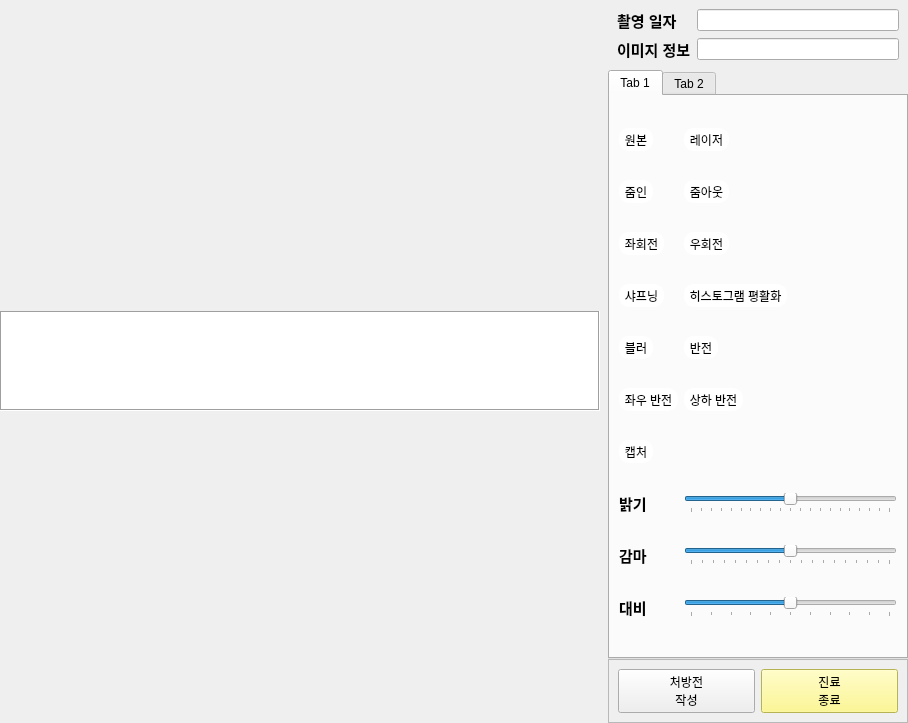
<?xml version="1.0" encoding="UTF-8"?>
<ui version="4.0">
 <class>ImageAlbum</class>
 <widget class="QWidget" name="ImageAlbum">
  <property name="geometry">
   <rect>
    <x>0</x>
    <y>0</y>
    <width>869</width>
    <height>614</height>
   </rect>
  </property>
  <property name="cursor">
   <cursorShape>ArrowCursor</cursorShape>
  </property>
  <layout class="QGridLayout" name="gridLayout_2">
   <property name="leftMargin">
    <number>0</number>
   </property>
   <property name="topMargin">
    <number>0</number>
   </property>
   <property name="rightMargin">
    <number>0</number>
   </property>
   <property name="bottomMargin">
    <number>0</number>
   </property>
   <property name="horizontalSpacing">
    <number>8</number>
   </property>
   <property name="verticalSpacing">
    <number>0</number>
   </property>
   <item row="0" column="0">
    <layout class="QVBoxLayout" name="verticalLayout_2">
     <property name="spacing">
      <number>8</number>
     </property>
     <item>
      <layout class="QGridLayout" name="gridLayout"/>
     </item>
     <item>
      <widget class="QListWidget" name="listWidget">
       <property name="sizePolicy">
        <sizepolicy hsizetype="Preferred" vsizetype="Preferred">
         <horstretch>0</horstretch>
         <verstretch>0</verstretch>
        </sizepolicy>
       </property>
       <property name="minimumSize">
        <size>
         <width>600</width>
         <height>100</height>
        </size>
       </property>
       <property name="maximumSize">
        <size>
         <width>16777215</width>
         <height>100</height>
        </size>
       </property>
       <property name="baseSize">
        <size>
         <width>600</width>
         <height>80</height>
        </size>
       </property>
       <property name="frameShape">
        <enum>QFrame::Box</enum>
       </property>
       <property name="verticalScrollBarPolicy">
        <enum>Qt::ScrollBarAsNeeded</enum>
       </property>
       <property name="horizontalScrollBarPolicy">
        <enum>Qt::ScrollBarAlwaysOff</enum>
       </property>
       <property name="iconSize">
        <size>
         <width>120</width>
         <height>80</height>
        </size>
       </property>
       <property name="movement">
        <enum>QListView::Static</enum>
       </property>
       <property name="flow">
        <enum>QListView::LeftToRight</enum>
       </property>
       <property name="resizeMode">
        <enum>QListView::Adjust</enum>
       </property>
       <property name="viewMode">
        <enum>QListView::IconMode</enum>
       </property>
      </widget>
     </item>
    </layout>
   </item>
   <item row="0" column="1">
    <layout class="QVBoxLayout" name="verticalLayout">
     <item>
      <widget class="QFrame" name="frame">
       <property name="maximumSize">
        <size>
         <width>300</width>
         <height>16777215</height>
        </size>
       </property>
       <property name="frameShape">
        <enum>QFrame::NoFrame</enum>
       </property>
       <property name="frameShadow">
        <enum>QFrame::Raised</enum>
       </property>
       <layout class="QGridLayout" name="gridLayout_10">
        <item row="0" column="0">
         <widget class="QLabel" name="label_4">
          <property name="font">
           <font>
            <pointsize>11</pointsize>
            <bold>true</bold>
           </font>
          </property>
          <property name="text">
           <string>촬영 일자</string>
          </property>
          <property name="buddy">
           <cstring>PhotoDate</cstring>
          </property>
         </widget>
        </item>
        <item row="0" column="1">
         <widget class="QLineEdit" name="PhotoDate"/>
        </item>
        <item row="1" column="0">
         <widget class="QLabel" name="label_7">
          <property name="font">
           <font>
            <pointsize>11</pointsize>
            <bold>true</bold>
           </font>
          </property>
          <property name="text">
           <string>이미지 정보</string>
          </property>
          <property name="buddy">
           <cstring>ImageInfo</cstring>
          </property>
         </widget>
        </item>
        <item row="1" column="1">
         <widget class="QLineEdit" name="ImageInfo"/>
        </item>
       </layout>
      </widget>
     </item>
     <item>
      <widget class="QTabWidget" name="tabWidget">
       <property name="sizePolicy">
        <sizepolicy hsizetype="Preferred" vsizetype="Preferred">
         <horstretch>0</horstretch>
         <verstretch>0</verstretch>
        </sizepolicy>
       </property>
       <property name="maximumSize">
        <size>
         <width>300</width>
         <height>16777215</height>
        </size>
       </property>
       <property name="styleSheet">
        <string notr="true"/>
       </property>
       <property name="tabShape">
        <enum>QTabWidget::Rounded</enum>
       </property>
       <property name="currentIndex">
        <number>0</number>
       </property>
       <property name="documentMode">
        <bool>false</bool>
       </property>
       <property name="tabsClosable">
        <bool>false</bool>
       </property>
       <property name="movable">
        <bool>false</bool>
       </property>
       <property name="tabBarAutoHide">
        <bool>false</bool>
       </property>
       <widget class="QWidget" name="tab">
        <attribute name="title">
         <string>Tab 1</string>
        </attribute>
        <layout class="QGridLayout" name="gridLayout_11">
         <item row="4" column="0">
          <widget class="QToolButton" name="Blur">
           <property name="styleSheet">
            <string notr="true">background-color: rgb(255, 255, 255);
border-radius:10px;
border: 1px solid white;</string>
           </property>
           <property name="text">
            <string>블러</string>
           </property>
           <property name="iconSize">
            <size>
             <width>30</width>
             <height>30</height>
            </size>
           </property>
          </widget>
         </item>
         <item row="4" column="1">
          <widget class="QToolButton" name="Reverse">
           <property name="styleSheet">
            <string notr="true">background-color: rgb(255, 255, 255);
border-radius:10px;
border: 1px solid white;</string>
           </property>
           <property name="text">
            <string>반전</string>
           </property>
           <property name="iconSize">
            <size>
             <width>30</width>
             <height>30</height>
            </size>
           </property>
          </widget>
         </item>
         <item row="7" column="1">
          <widget class="QSlider" name="Brightness">
           <property name="minimum">
            <number>-50</number>
           </property>
           <property name="maximum">
            <number>50</number>
           </property>
           <property name="orientation">
            <enum>Qt::Horizontal</enum>
           </property>
           <property name="tickPosition">
            <enum>QSlider::TicksBelow</enum>
           </property>
           <property name="tickInterval">
            <number>5</number>
           </property>
          </widget>
         </item>
         <item row="7" column="0">
          <widget class="QLabel" name="label">
           <property name="font">
            <font>
             <pointsize>11</pointsize>
             <bold>true</bold>
            </font>
           </property>
           <property name="text">
            <string>밝기</string>
           </property>
           <property name="buddy">
            <cstring>Brightness</cstring>
           </property>
          </widget>
         </item>
         <item row="0" column="1">
          <widget class="QToolButton" name="Laser">
           <property name="styleSheet">
            <string notr="true">background-color: rgb(255, 255, 255);
border-radius:10px;
border: 1px solid white;</string>
           </property>
           <property name="text">
            <string>레이저</string>
           </property>
           <property name="iconSize">
            <size>
             <width>30</width>
             <height>30</height>
            </size>
           </property>
          </widget>
         </item>
         <item row="5" column="0">
          <widget class="QToolButton" name="VReverse">
           <property name="styleSheet">
            <string notr="true">background-color: rgb(255, 255, 255);
border-radius:10px;
border: 1px solid white;</string>
           </property>
           <property name="text">
            <string>좌우 반전</string>
           </property>
           <property name="iconSize">
            <size>
             <width>30</width>
             <height>30</height>
            </size>
           </property>
          </widget>
         </item>
         <item row="2" column="1">
          <widget class="QToolButton" name="RightRotate">
           <property name="styleSheet">
            <string notr="true">background-color: rgb(255, 255, 255);
border-radius:10px;
border: 1px solid white;</string>
           </property>
           <property name="text">
            <string>우회전</string>
           </property>
           <property name="iconSize">
            <size>
             <width>30</width>
             <height>30</height>
            </size>
           </property>
          </widget>
         </item>
         <item row="8" column="1">
          <widget class="QSlider" name="Gamma">
           <property name="minimum">
            <number>1</number>
           </property>
           <property name="maximum">
            <number>19</number>
           </property>
           <property name="value">
            <number>10</number>
           </property>
           <property name="orientation">
            <enum>Qt::Horizontal</enum>
           </property>
           <property name="tickPosition">
            <enum>QSlider::TicksBelow</enum>
           </property>
           <property name="tickInterval">
            <number>1</number>
           </property>
          </widget>
         </item>
         <item row="6" column="0">
          <widget class="QToolButton" name="Capture">
           <property name="styleSheet">
            <string notr="true">background-color: rgb(255, 255, 255);
border-radius:10px;
border: 1px solid white;</string>
           </property>
           <property name="text">
            <string>캡처</string>
           </property>
           <property name="iconSize">
            <size>
             <width>30</width>
             <height>30</height>
            </size>
           </property>
          </widget>
         </item>
         <item row="2" column="0">
          <widget class="QToolButton" name="LeftRotate">
           <property name="styleSheet">
            <string notr="true">background-color: rgb(255, 255, 255);
border-radius:10px;
border: 1px solid white;</string>
           </property>
           <property name="text">
            <string>좌회전</string>
           </property>
           <property name="iconSize">
            <size>
             <width>30</width>
             <height>30</height>
            </size>
           </property>
          </widget>
         </item>
         <item row="3" column="1">
          <widget class="QToolButton" name="HistEqual">
           <property name="styleSheet">
            <string notr="true">background-color: rgb(255, 255, 255);
border-radius:10px;
border: 1px solid white;</string>
           </property>
           <property name="text">
            <string>히스토그램 평활화</string>
           </property>
           <property name="iconSize">
            <size>
             <width>30</width>
             <height>30</height>
            </size>
           </property>
          </widget>
         </item>
         <item row="9" column="0">
          <widget class="QLabel" name="label_2">
           <property name="font">
            <font>
             <pointsize>11</pointsize>
             <bold>true</bold>
            </font>
           </property>
           <property name="text">
            <string>대비</string>
           </property>
           <property name="buddy">
            <cstring>Contrast</cstring>
           </property>
          </widget>
         </item>
         <item row="5" column="1">
          <widget class="QToolButton" name="HReverse">
           <property name="styleSheet">
            <string notr="true">background-color: rgb(255, 255, 255);
border-radius:10px;
border: 1px solid white;</string>
           </property>
           <property name="text">
            <string>상하 반전</string>
           </property>
           <property name="iconSize">
            <size>
             <width>30</width>
             <height>30</height>
            </size>
           </property>
          </widget>
         </item>
         <item row="9" column="1">
          <widget class="QSlider" name="Contrast">
           <property name="minimum">
            <number>5</number>
           </property>
           <property name="maximum">
            <number>15</number>
           </property>
           <property name="value">
            <number>10</number>
           </property>
           <property name="orientation">
            <enum>Qt::Horizontal</enum>
           </property>
           <property name="tickPosition">
            <enum>QSlider::TicksBelow</enum>
           </property>
           <property name="tickInterval">
            <number>1</number>
           </property>
          </widget>
         </item>
         <item row="3" column="0">
          <widget class="QToolButton" name="Sharpening">
           <property name="styleSheet">
            <string notr="true">background-color: rgb(255, 255, 255);
border-radius:10px;
border: 1px solid white;</string>
           </property>
           <property name="text">
            <string>샤프닝</string>
           </property>
           <property name="iconSize">
            <size>
             <width>30</width>
             <height>30</height>
            </size>
           </property>
          </widget>
         </item>
         <item row="8" column="0">
          <widget class="QLabel" name="label_6">
           <property name="font">
            <font>
             <pointsize>11</pointsize>
             <bold>true</bold>
            </font>
           </property>
           <property name="text">
            <string>감마</string>
           </property>
          </widget>
         </item>
         <item row="0" column="0">
          <widget class="QToolButton" name="OrigImage">
           <property name="styleSheet">
            <string notr="true">background-color: rgb(255, 255, 255);
border-radius:10px;
border: 1px solid white;</string>
           </property>
           <property name="text">
            <string>원본</string>
           </property>
           <property name="iconSize">
            <size>
             <width>30</width>
             <height>30</height>
            </size>
           </property>
          </widget>
         </item>
         <item row="1" column="1">
          <widget class="QToolButton" name="ZoomOut">
           <property name="styleSheet">
            <string notr="true">background-color: rgb(255, 255, 255);
border-radius:10px;
border: 1px solid white;</string>
           </property>
           <property name="text">
            <string>줌아웃</string>
           </property>
           <property name="iconSize">
            <size>
             <width>30</width>
             <height>30</height>
            </size>
           </property>
          </widget>
         </item>
         <item row="1" column="0">
          <widget class="QToolButton" name="ZoomIn">
           <property name="styleSheet">
            <string notr="true">background-color: rgb(255, 255, 255);
border-radius:10px;
border: 1px solid white;</string>
           </property>
           <property name="text">
            <string>줌인</string>
           </property>
           <property name="iconSize">
            <size>
             <width>30</width>
             <height>30</height>
            </size>
           </property>
          </widget>
         </item>
        </layout>
       </widget>
       <widget class="QWidget" name="tab_2">
        <attribute name="title">
         <string>Tab 2</string>
        </attribute>
        <layout class="QGridLayout" name="gridLayout_5">
         <item row="4" column="0">
          <widget class="QGroupBox" name="groupBox_2">
           <property name="font">
            <font>
             <pointsize>11</pointsize>
             <bold>true</bold>
            </font>
           </property>
           <property name="title">
            <string>길이</string>
           </property>
           <layout class="QGridLayout" name="gridLayout_3">
            <item row="0" column="1" rowspan="2">
             <widget class="QToolButton" name="LengthMeasurement">
              <property name="styleSheet">
               <string notr="true">background-color: rgb(255, 255, 255);
border-radius:10px;
border: 1px solid white;


</string>
              </property>
              <property name="text">
               <string>측정</string>
              </property>
             </widget>
            </item>
            <item row="1" column="0">
             <widget class="QRadioButton" name="Pano">
              <property name="text">
               <string>Pano</string>
              </property>
             </widget>
            </item>
            <item row="2" column="0" colspan="2">
             <widget class="QLineEdit" name="LengthResult"/>
            </item>
            <item row="0" column="0">
             <widget class="QRadioButton" name="Ceph">
              <property name="text">
               <string>Ceph</string>
              </property>
             </widget>
            </item>
           </layout>
          </widget>
         </item>
         <item row="3" column="0">
          <widget class="QGroupBox" name="groupBox_3">
           <property name="maximumSize">
            <size>
             <width>16777215</width>
             <height>80</height>
            </size>
           </property>
           <property name="font">
            <font>
             <pointsize>11</pointsize>
             <bold>true</bold>
            </font>
           </property>
           <property name="title">
            <string>각도</string>
           </property>
           <layout class="QGridLayout" name="gridLayout_6">
            <item row="0" column="0">
             <widget class="QLineEdit" name="AngleResult"/>
            </item>
            <item row="0" column="1">
             <widget class="QToolButton" name="Angle">
              <property name="styleSheet">
               <string notr="true">background-color: rgb(255, 255, 255);
border-radius:10px;
border: 1px solid white;


</string>
              </property>
              <property name="text">
               <string>측정</string>
              </property>
             </widget>
            </item>
           </layout>
          </widget>
         </item>
         <item row="2" column="0">
          <widget class="QGroupBox" name="groupBox">
           <property name="font">
            <font>
             <pointsize>11</pointsize>
             <bold>true</bold>
            </font>
           </property>
           <property name="title">
            <string>텍스트</string>
           </property>
           <layout class="QGridLayout" name="gridLayout_4">
            <item row="0" column="1">
             <widget class="QSpinBox" name="Fontsize">
              <property name="value">
               <number>10</number>
              </property>
             </widget>
            </item>
            <item row="0" column="0">
             <widget class="QLabel" name="label_5">
              <property name="font">
               <font>
                <pointsize>11</pointsize>
                <bold>true</bold>
               </font>
              </property>
              <property name="text">
               <string>크기</string>
              </property>
              <property name="buddy">
               <cstring>Fontsize</cstring>
              </property>
             </widget>
            </item>
            <item row="1" column="2">
             <widget class="QToolButton" name="TextBox">
              <property name="styleSheet">
               <string notr="true">background-color: rgb(255, 255, 255);
border-radius:10px;
border: 1px solid white;


</string>
              </property>
              <property name="text">
               <string>입력</string>
              </property>
             </widget>
            </item>
            <item row="1" column="0" colspan="2">
             <widget class="QLineEdit" name="lineEdit">
              <property name="toolTip">
               <string/>
              </property>
              <property name="text">
               <string/>
              </property>
              <property name="placeholderText">
               <string notr="true"/>
              </property>
             </widget>
            </item>
           </layout>
          </widget>
         </item>
         <item row="1" column="0">
          <widget class="QGroupBox" name="groupBox_4">
           <property name="maximumSize">
            <size>
             <width>16777215</width>
             <height>100</height>
            </size>
           </property>
           <property name="font">
            <font>
             <pointsize>11</pointsize>
             <bold>true</bold>
            </font>
           </property>
           <property name="title">
            <string>펜</string>
           </property>
           <layout class="QGridLayout" name="gridLayout_9">
            <item row="1" column="0">
             <widget class="QLabel" name="label_3">
              <property name="font">
               <font>
                <pointsize>11</pointsize>
                <bold>true</bold>
               </font>
              </property>
              <property name="text">
               <string>두께</string>
              </property>
              <property name="buddy">
               <cstring>Thickness</cstring>
              </property>
             </widget>
            </item>
            <item row="0" column="0">
             <widget class="QToolButton" name="Brush">
              <property name="styleSheet">
               <string notr="true">background-color: rgb(255, 255, 255);
border-radius:10px;
border: 1px solid white;


</string>
              </property>
              <property name="text">
               <string>색상 설정</string>
              </property>
              <property name="iconSize">
               <size>
                <width>30</width>
                <height>30</height>
               </size>
              </property>
             </widget>
            </item>
            <item row="1" column="1">
             <widget class="QSpinBox" name="Thickness">
              <property name="value">
               <number>6</number>
              </property>
             </widget>
            </item>
           </layout>
          </widget>
         </item>
         <item row="0" column="0">
          <widget class="QGroupBox" name="groupBox_5">
           <property name="maximumSize">
            <size>
             <width>16777215</width>
             <height>150</height>
            </size>
           </property>
           <property name="font">
            <font>
             <pointsize>11</pointsize>
             <bold>true</bold>
            </font>
           </property>
           <property name="title">
            <string>그리기</string>
           </property>
           <layout class="QGridLayout" name="gridLayout_7">
            <item row="0" column="0">
             <layout class="QVBoxLayout" name="verticalLayout_3">
              <item>
               <layout class="QHBoxLayout" name="horizontalLayout_2">
                <property name="leftMargin">
                 <number>0</number>
                </property>
                <property name="topMargin">
                 <number>0</number>
                </property>
                <property name="rightMargin">
                 <number>0</number>
                </property>
                <property name="bottomMargin">
                 <number>0</number>
                </property>
                <item>
                 <widget class="QToolButton" name="OrigImage2">
                  <property name="styleSheet">
                   <string notr="true">background-color: rgb(255, 255, 255);
border-radius:10px;
border: 1px solid white;



</string>
                  </property>
                  <property name="text">
                   <string>원본</string>
                  </property>
                  <property name="iconSize">
                   <size>
                    <width>30</width>
                    <height>30</height>
                   </size>
                  </property>
                 </widget>
                </item>
                <item>
                 <widget class="QToolButton" name="Lines">
                  <property name="styleSheet">
                   <string notr="true">background-color: rgb(255, 255, 255);
border-radius:10px;
border: 1px solid white;



</string>
                  </property>
                  <property name="text">
                   <string>그리기</string>
                  </property>
                  <property name="iconSize">
                   <size>
                    <width>30</width>
                    <height>30</height>
                   </size>
                  </property>
                 </widget>
                </item>
                <item>
                 <widget class="QToolButton" name="Cursor">
                  <property name="styleSheet">
                   <string notr="true">background-color: rgb(255, 255, 255);
border-radius:10px;
border: 1px solid white;



</string>
                  </property>
                  <property name="text">
                   <string>커서</string>
                  </property>
                  <property name="iconSize">
                   <size>
                    <width>30</width>
                    <height>30</height>
                   </size>
                  </property>
                 </widget>
                </item>
                <item>
                 <widget class="QToolButton" name="Delete">
                  <property name="styleSheet">
                   <string notr="true">background-color: rgb(255, 255, 255);
border-radius:10px;
border: 1px solid white;



</string>
                  </property>
                  <property name="text">
                   <string>삭제</string>
                  </property>
                  <property name="iconSize">
                   <size>
                    <width>30</width>
                    <height>30</height>
                   </size>
                  </property>
                  <property name="shortcut">
                   <string>Del</string>
                  </property>
                 </widget>
                </item>
               </layout>
              </item>
              <item>
               <layout class="QHBoxLayout" name="horizontalLayout_3">
                <property name="leftMargin">
                 <number>0</number>
                </property>
                <item>
                 <widget class="QToolButton" name="Rectangle">
                  <property name="styleSheet">
                   <string notr="true">background-color: rgb(255, 255, 255);
border-radius:10px;
border: 1px solid white;



</string>
                  </property>
                  <property name="text">
                   <string>사각형</string>
                  </property>
                  <property name="iconSize">
                   <size>
                    <width>30</width>
                    <height>30</height>
                   </size>
                  </property>
                 </widget>
                </item>
                <item>
                 <widget class="QToolButton" name="Ellipse">
                  <property name="styleSheet">
                   <string notr="true">background-color: rgb(255, 255, 255);
border-radius:10px;
border: 1px solid white;



</string>
                  </property>
                  <property name="text">
                   <string>원</string>
                  </property>
                  <property name="iconSize">
                   <size>
                    <width>30</width>
                    <height>30</height>
                   </size>
                  </property>
                 </widget>
                </item>
                <item>
                 <widget class="QToolButton" name="Freehand">
                  <property name="styleSheet">
                   <string notr="true">background-color: rgb(255, 255, 255);
border-radius:10px;
border: 1px solid white;



</string>
                  </property>
                  <property name="text">
                   <string>폐곡선</string>
                  </property>
                  <property name="iconSize">
                   <size>
                    <width>30</width>
                    <height>30</height>
                   </size>
                  </property>
                 </widget>
                </item>
                <item>
                 <widget class="QToolButton" name="Implant">
                  <property name="styleSheet">
                   <string notr="true">background-color: rgb(255, 255, 255);
border-radius:10px;
border: 1px solid white;



</string>
                  </property>
                  <property name="text">
                   <string>임플란트 식립</string>
                  </property>
                  <property name="iconSize">
                   <size>
                    <width>30</width>
                    <height>30</height>
                   </size>
                  </property>
                 </widget>
                </item>
               </layout>
              </item>
             </layout>
            </item>
           </layout>
          </widget>
         </item>
        </layout>
       </widget>
      </widget>
     </item>
     <item>
      <widget class="QWidget" name="widget" native="true">
       <property name="maximumSize">
        <size>
         <width>300</width>
         <height>400</height>
        </size>
       </property>
      </widget>
     </item>
     <item>
      <widget class="QFrame" name="frame_3">
       <property name="maximumSize">
        <size>
         <width>300</width>
         <height>90</height>
        </size>
       </property>
       <property name="frameShape">
        <enum>QFrame::StyledPanel</enum>
       </property>
       <property name="frameShadow">
        <enum>QFrame::Raised</enum>
       </property>
       <layout class="QGridLayout" name="gridLayout_8">
        <item row="1" column="1">
         <widget class="QPushButton" name="EndTreatment">
          <property name="styleSheet">
           <string notr="true">QPushButton {background-color: rgb(255, 250, 117)}</string>
          </property>
          <property name="text">
           <string>진료
종료</string>
          </property>
         </widget>
        </item>
        <item row="1" column="0">
         <widget class="QPushButton" name="Prescription">
          <property name="text">
           <string>처방전
작성</string>
          </property>
         </widget>
        </item>
       </layout>
      </widget>
     </item>
    </layout>
   </item>
  </layout>
 </widget>
 <resources/>
 <connections/>
</ui>
